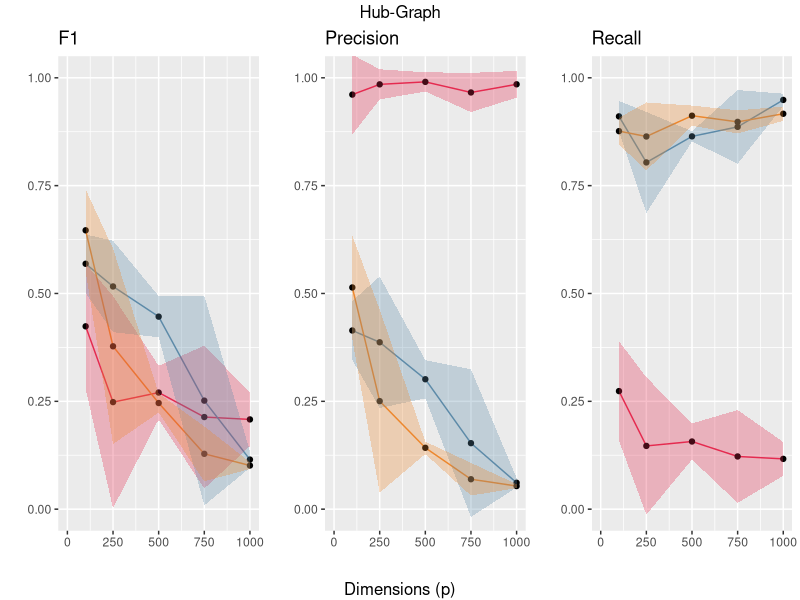
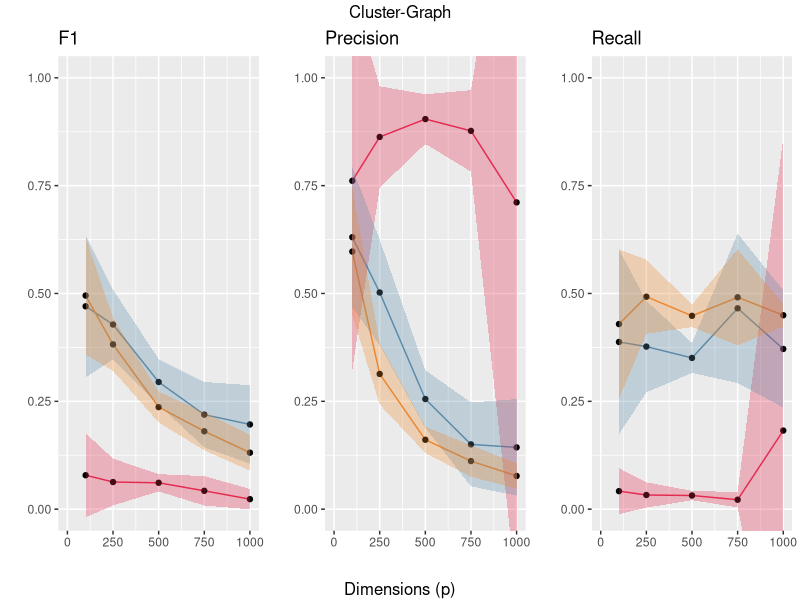
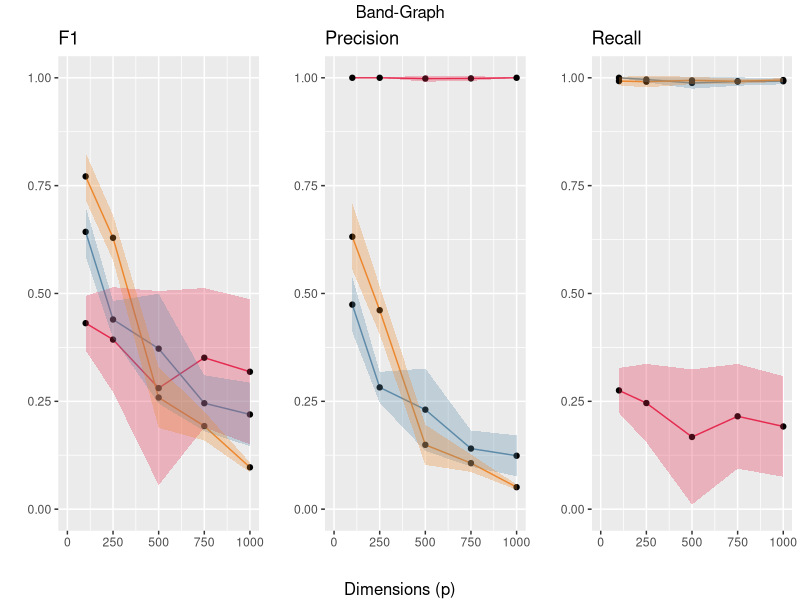
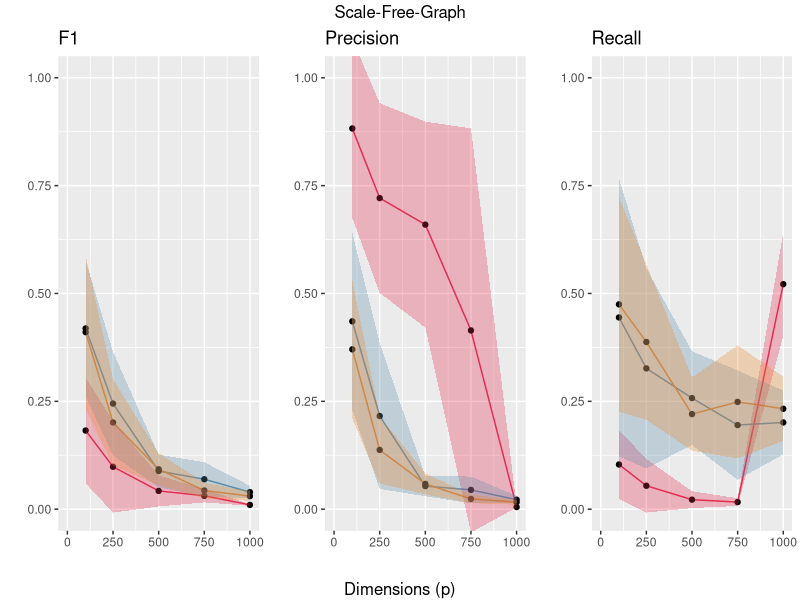
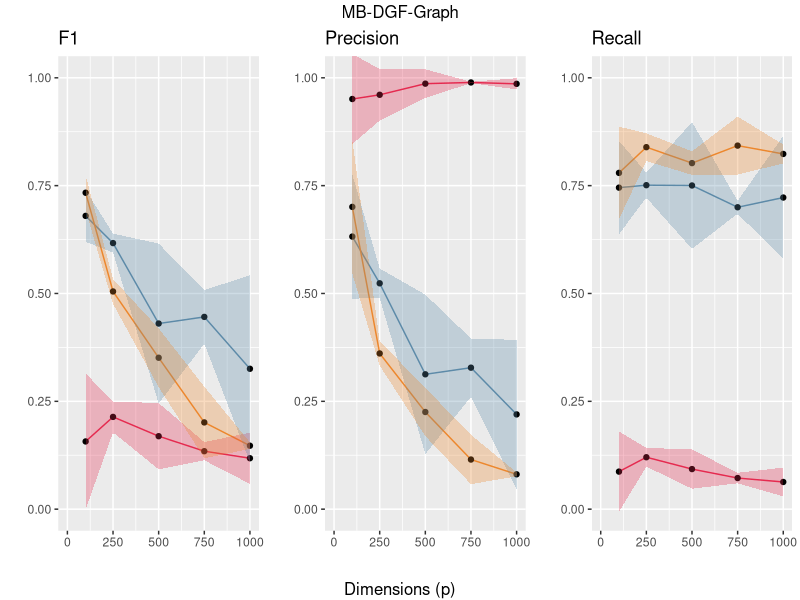
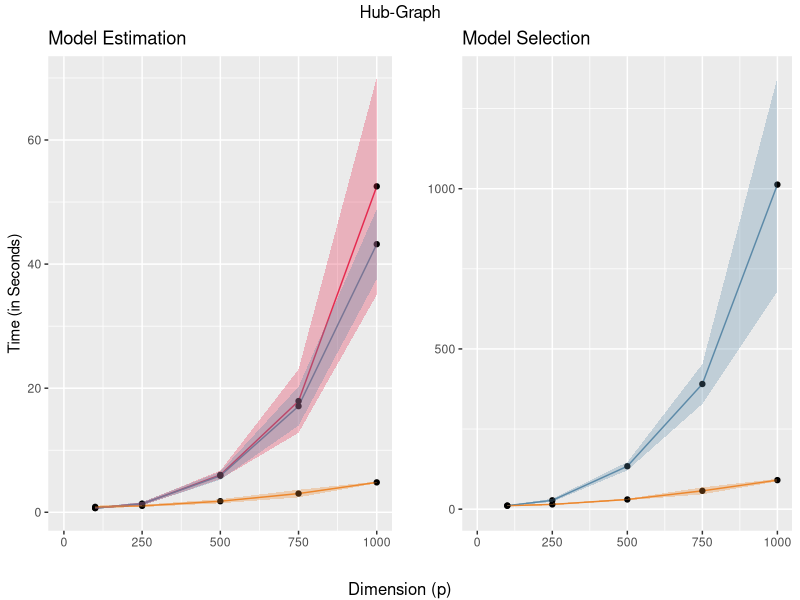
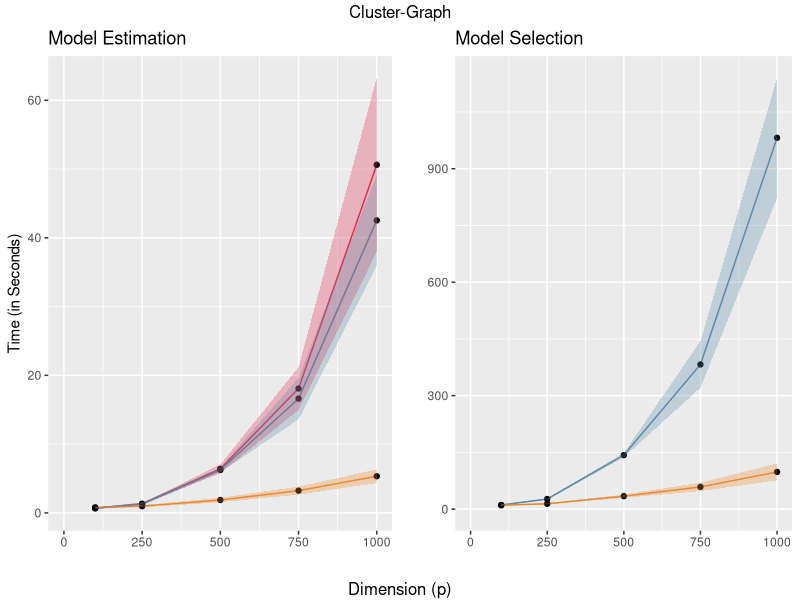
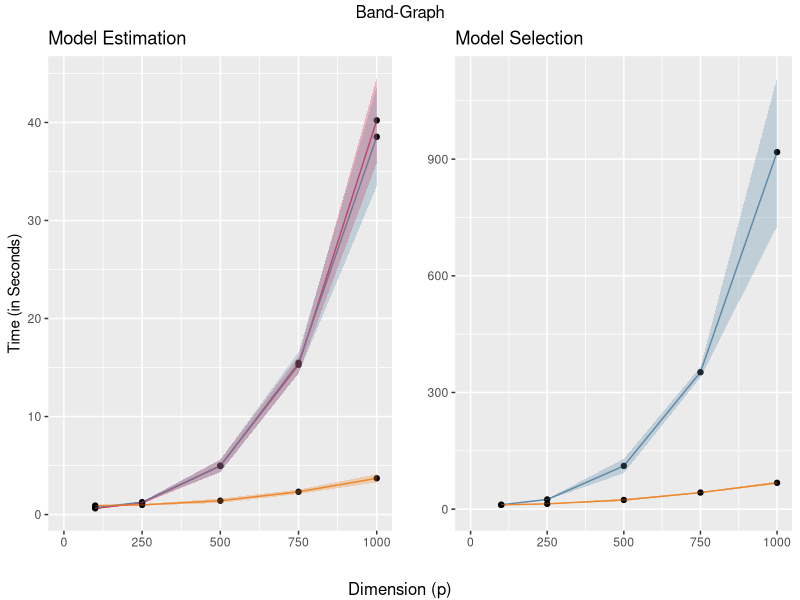

Generate these figures, in order, with R:
# Script for Analysis of the obtained data.
# 
# Colors for labels taken from https://latexcolor.com/.
#
# Neighborhood Selection as Covariance Selection - Revisiting Meinshausen and
# Bühlmann's Approach.
#
# For the seminar "Network Learning and Sparse Estimation"
#
# Philipp Koch, 2023

library(data.table)
library(gridExtra)
library(dplyr)
library(ggplot2)


# PREPARE DATA

setwd("/home/philko/Documents/Uni/SoSe23/SparseAndNetwork")
data <- read.csv('./data/data.csv')
data$name <- apply( data[ , c('method', 'selector')] , 1 , paste , collapse = "-" )
data <- subset(data, select = -c(method, selector))

# PREPARE OUTPUT
folder_path <- "figures"
if (!file.exists(folder_path)) {
  dir.create(folder_path, recursive = TRUE)
  cat("Folder created:", folder_path, "\n")
} else {
  cat("Folder already exists:", folder_path, "\n")
}


# HELPER FUNCTIONS

data_grouped <- data %>%
  group_by(graph, dim, name) %>% 
  summarise_at(
    vars(
      "f1",
      "precision",
      "recall",
      "elapsed_time_model",
      "elapsed_time_best",
      "peak_ram_model",
      "peak_ram_best",
      "hamming_dist"),
    list(
      mean = mean,
      std = ~sqrt(var(.x))))
               
add_ci <- function(df, col) {
  new_col_max <- paste("ci", col, "max", sep = "_")
  new_col_min <- paste("ci", col, "min", sep = "_")
  
  mean_nm <- paste(col, "mean", sep = "_")
  std_nm <- paste(col, "std", sep = "_")
  
  df[new_col_max] <- data_grouped[mean_nm] + 1.96 * data_grouped[std_nm]
  df[new_col_min] <- data_grouped[mean_nm] - 1.96 * data_grouped[std_nm]
  return(df)
}

get_title <- function(graph_name, short = F) {
  if (graph_name == "hub" & !short) return("Hub-Graph")
  if (graph_name == "scale-free" & !short) return("Scale-Free-Graph")
  if (graph_name == "cluster" & !short) return("Cluster-Graph")
  if (graph_name == "band" & !short) return("Band-Graph")
  if (graph_name == "MB" & !short) return("MB-DGF-Graph")
  
  if (graph_name == "hub" & short) return("Hub")
  if (graph_name == "scale-free" & short) return("Scale-Free")
  if (graph_name == "cluster" & short) return("Cluster")
  if (graph_name == "band" & short) return("Band")
  if (graph_name == "MB" & short) return("MB-DGF")
}

plot_models <- function(df, col_name) {
  plot <- ggplot(data=df, aes_string(x="dim", y=paste(col_name, "mean", sep="_"), group="name", fill = "name") ) +
    geom_line(aes(col = name)) +
    scale_color_manual(
      values = c(
        "glasso-stars" = "#5D8AA8", # air force blue
        "glasso-ebic" = "#E52B50", # amararanth
        "mb-stars" = "#ED872D")) + # cadmium orange
    scale_fill_manual(
      values = c(
        "glasso-stars" = "#5D8AA8", # air force blue
        "glasso-ebic" = "#E52B50", # amararanth
        "mb-stars" = "#ED872D")) + # cadmium orange
    geom_point() +
    ylab("") +
    xlab("") +
    geom_ribbon(
      data = data_tmp,
      aes_string(
        x = "dim",
        ymin = paste("ci", col_name, "min", sep="_"),
        ymax = paste("ci", col_name, "max", sep="_")),
      linetype = 3,
      alpha = 0.3) +
    theme(legend.position = "none") +
    xlim(0, 1000) +
    { if (col_name %in% c("f1", "precision", "recall")) {
      coord_cartesian(ylim = c(0, 1))
    } else {
      xlab("")}
    }
  return(plot)
}



# PLOT PERFORMANCE GRAPHS

data_grouped <- add_ci(data_grouped, "f1")
data_grouped <- add_ci(data_grouped, "precision")
data_grouped <- add_ci(data_grouped, "recall")

graphs <- unique(data$graph)
plots_perf <- list()
i <- 1
for (g in graphs) {
  data_tmp <- data_grouped %>%
    filter(graph == g)
  data_tmp <- na.omit(data_tmp)
  plot1 <- plot_models(data_tmp, "f1") +
    ggtitle("F1")

  plot2 <- plot_models(data_tmp, "precision") +
    ggtitle("Precision")

  plot3 <- plot_models(data_tmp, "recall") +
    ggtitle("Recall")

  plt <- grid.arrange(
    plot1, plot2, plot3,
    ncol = 3,
    top = get_title(g),
    bottom = "Dimensions (p)")
  ggsave(
    plt,
    file=paste("./figures/", g, "_perf", ".pdf", sep = ""),
    width = 22,
    height = 10,
    units = "cm")
  plots_perf[[i]] <- plt
  i <- i + 1
}



# PLOT ELAPSED TIME FOR MODEL AND MODEL-SELECTION

data_grouped <- add_ci(data_grouped, "elapsed_time_model")
data_grouped <- add_ci(data_grouped, "elapsed_time_best")

plots_time <- list()
i <- 1
for (g in graphs) {
  data_tmp <- data_grouped %>%
    filter(graph == g)
  data_tmp <- na.omit(data_tmp)
  plot1 <- plot_models(data_tmp, "elapsed_time_model") +
    ylab("Time (in Seconds)") +
    ggtitle("Model Estimation")
  plot2 <- plot_models(data_tmp[!(data_tmp$name == "glasso-ebic"), ], "elapsed_time_best") +
    ggtitle("Model Selection")

  plt <- grid.arrange(
    plot1,
    plot2,
    ncol = 2,
    top = get_title(g),
    bottom = "Dimension (p)")
  ggsave(
    plt,
    file=paste("./figures/", g, "_time", ".pdf", sep = ""),
    width = 22,
    height = 10,
    units = "cm")
  plots_time[[i]] <- plt
  i <- i + 1
}


plots_time_mod <- list()
plots_time_bst <- list()
i <- 1
for (g in graphs) {
  data_tmp <- data_grouped %>%
    filter(graph == g)
  data_tmp <- na.omit(data_tmp)
  plot1 <- plot_models(data_tmp, "elapsed_time_model") + ggtitle(get_title(g, T)) + coord_cartesian(ylim = c(0, 80))
  plot2 <- plot_models(data_tmp[!(data_tmp$name == "glasso-ebic"), ], "elapsed_time_best") + coord_cartesian(ylim = c(0, 1500))
  
  plots_time_mod[[i]] <- plot1
  plots_time_bst[[i]] <- plot2
  i <- i + 1
}

plt_time <- do.call("grid.arrange", c(plots_time_mod, plots_time_bst, nrow=2, ncol=5, top="Elapsed Time for Model Estimation and Selection", bottom="Dimension (p)", left="Elapsed Time (in Seconds)"))
ggsave(
  plt_time,
  file=paste("./figures/", "elapsed_time.pdf", sep = ""),
  width = 25,
  height = 12.5,
  units = "cm")



# PLOT RAM USAGE

data_grouped <- add_ci(data_grouped, "peak_ram_model")
data_grouped <- add_ci(data_grouped, "peak_ram_best")

plots_ram <- list()
i <- 1
for (g in graphs) {
  data_tmp <- data_grouped %>%
    filter(graph == g)
  data_tmp <- na.omit(data_tmp)
  plot1 <- plot_models(data_tmp, "peak_ram_model") +
    ylab("Memory (in MiB)") +
    ggtitle("Model Estimation")
  plot2 <- plot_models(data_tmp[!(data_tmp$name == "glasso-ebic"), ], "peak_ram_best") +
    ggtitle("Model Selection")


  plt <- grid.arrange(
    plot1,
    plot2,
    ncol = 2,
    top = get_title(g),
    bottom = "Dimension (p)")
  ggsave(
    plt,
    file=paste("./figures/", g, "_memory", ".pdf", sep = ""),
    width = 22,
    height = 10,
    units = "cm")
  plots_ram[[i]] <- plt
  i <- i + 1
}

plots_mem_mod <- list()
plots_mem_bst <- list()
i <- 1
for (g in graphs) {
  data_tmp <- data_grouped %>%
    filter(graph == g)
  data_tmp <- na.omit(data_tmp)
  plot1 <- plot_models(data_tmp, "peak_ram_model") + ggtitle(get_title(g, T))
  plot2 <- plot_models(data_tmp[!(data_tmp$name == "glasso-ebic"), ], "peak_ram_best")
  
  plots_mem_mod[[i]] <- plot1
  plots_mem_bst[[i]] <- plot2
  i <- i + 1
}

plt_time <- do.call("grid.arrange", c(plots_mem_mod, plots_mem_bst, nrow=2, ncol=5, top="Memory Requirements for Model Estimation and Selection", bottom="Dimension (p)", left="Memory (in MiB)"))
ggsave(
  plt_time,
  file=paste("./figures/", "memory.pdf", sep = ""),
  width = 22,
  height = 10,
  units = "cm")



# GET TABLES FOR EACH GRAPH

print_table <- function(df, graph, cols){
  with_mean <- unname(sapply(cols, function(e) paste(e, "mean", sep = "_")))
  cols <- c("name", "dim", with_mean)
  lapply(
    c("mb-stars", "glasso-stars", "glasso-ebic"),
    function(n) {
      data_grouped[
        data_grouped$graph == graph & data_grouped$name == n, ][cols]})
}

to_table_row <- function(df, col) {
  names_df <- sapply(df, function(e) unique(e$name))
  dims <- c(col, t(df[[1]]$dim))
  x <- t(sapply(df, function(e) e[[paste0(col, "_mean")]]))
  X <- rbind(dims, unname(cbind(nm, round(x, 4))))
  written <-apply(X, 1, paste, collapse = " & ")
  cat(paste(written, collapse = "\\\\ \\hline "))
}
